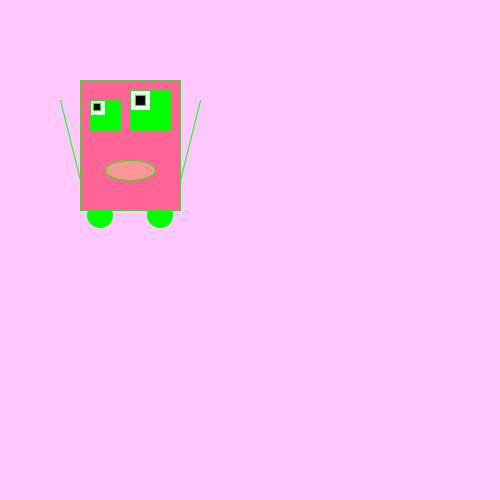
Frame 1 (no input)
Frame 60 (the mouse pressed at the canvas centre just before this capture): identical to frame 1, image omitted
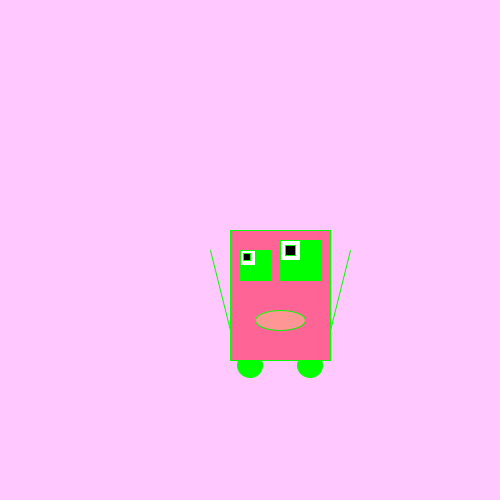
Frame 120 (the mouse held since frame 60 and released just before this capture)

The Processing sketch that drew these frames (run headless with seeded random() and noise(); from frame 60 on, the mouse is pressed at the canvas centre):

// Processing sketch: processing_129029
// ── processing_129029.pde

void setup () {
  size (500, 500);
  mouseX = 100;
  mouseY = 100;


  
}

void draw () {
  background (255, 200, 255);
  stroke(0, 255, 0);
    fill(0,255,0);
  

  ellipse(mouseX+60, mouseY+115, 25, 25);
  ellipse(mouseX, mouseY+115, 25, 25);
    fill(255,100,150);

  rect(mouseX-20, mouseY-20, 100, 130);
    fill(0,255,0);

  rect(mouseX-10, mouseY, 30, 30);
  rect(mouseX+30, mouseY-10, 40, 40);
    fill(255);
    
  rect(mouseX-10, mouseY, 15, 15);
  rect(mouseX+30, mouseY-10, 20, 20);
    fill(0);
 
  rect(mouseX-7, mouseY+3, 7, 7);
  rect(mouseX+35, mouseY-5, 10, 10);
  line(mouseX-40, mouseY, mouseX-20, mouseY+80);
  line(mouseX+100, mouseY, mouseX+80, mouseY+80);
    fill(255,150,150);

  ellipse(mouseX+30, mouseY+70, 50, 20);
  


  

}
